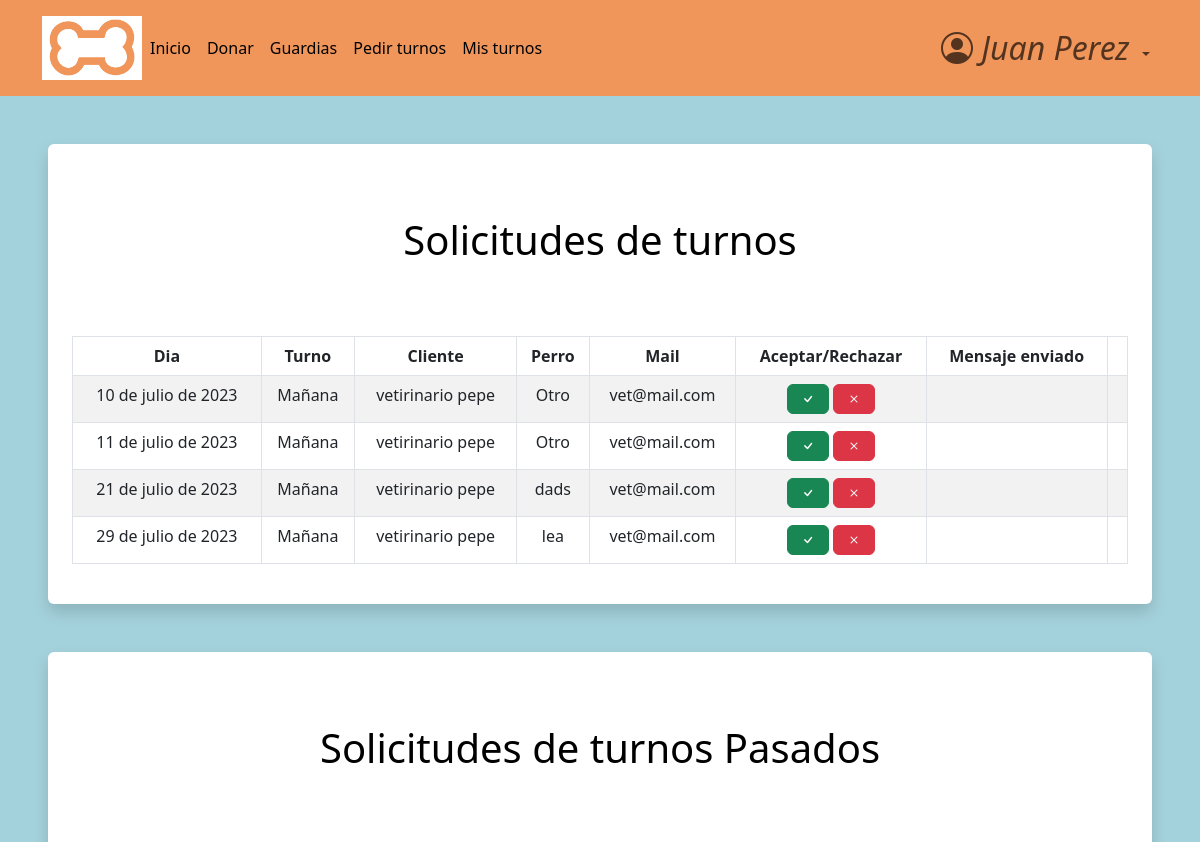
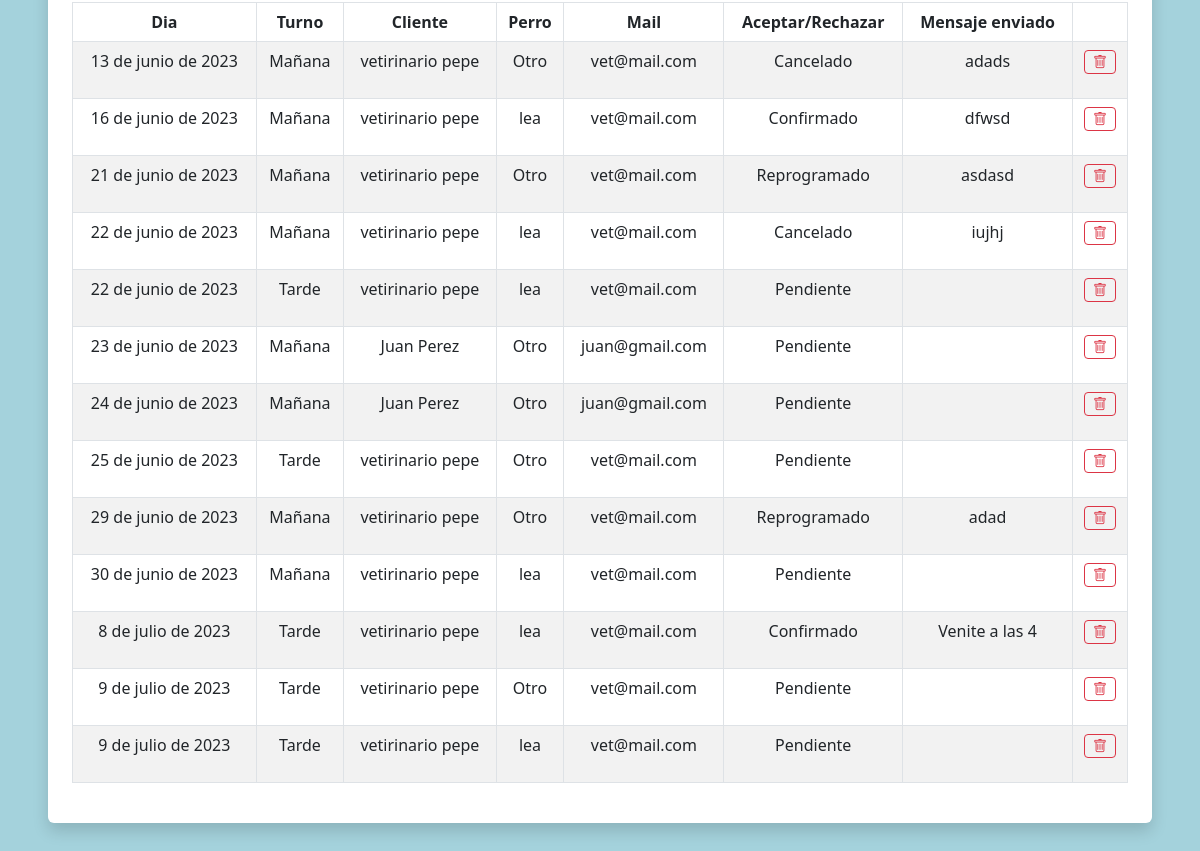
/turnos/shifts_panel/ (signed in), run on an earlier commit of the app's database (2 pictures, top to bottom).
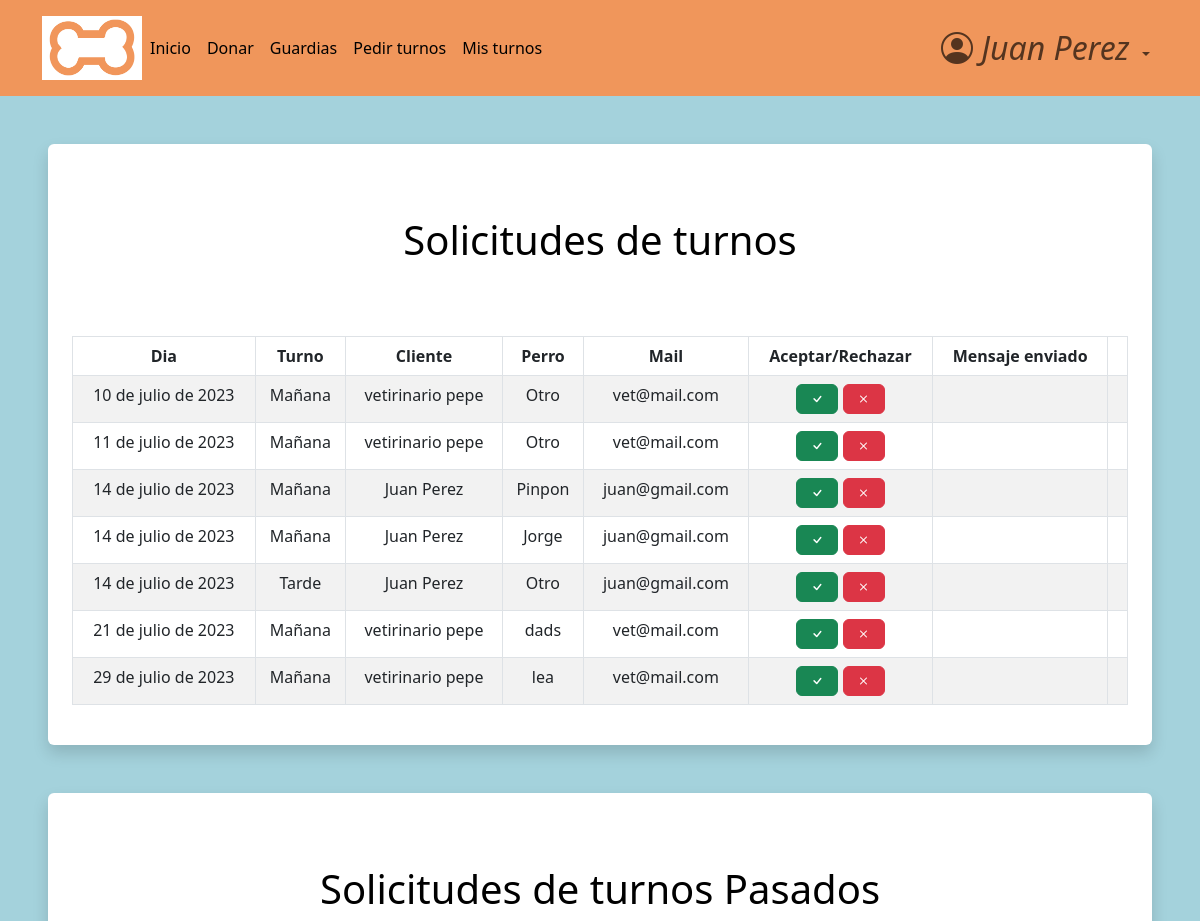
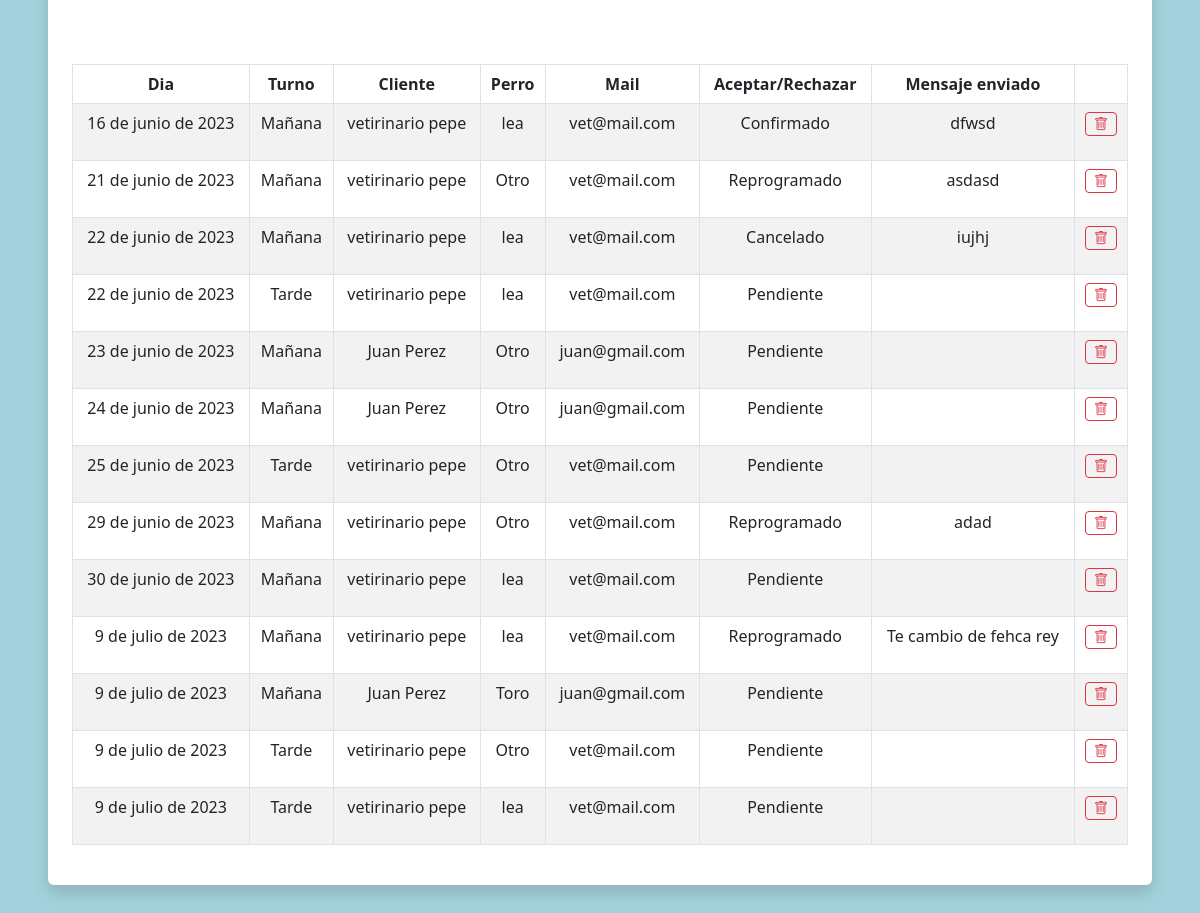
And on a later commit of the database (2 pictures, top to bottom).
### accounts/models.py (models this page shows, shortened)
class CustomUser(AbstractBaseUser, PermissionsMixin):
    email = models.EmailField(
        verbose_name="email",
        unique=True,
        max_length=40,
        error_messages={"unique":'El mail ya se encuentra registrado. Por favor ingrese otro.'}
    )
    name = models.CharField(
        max_length=30
    )
    surname = models.CharField(
        max_length=30,
        blank=True,
        null=True
    )
    address = models.CharField(
        max_length=30,
        blank=True,
        null=True
    )
    telephone = models.SlugField(
        max_length=15,
        blank=True,
        null=True,
    )
    is_active = models.BooleanField(
        default=True,
    )
    is_staff = models.BooleanField(
        default=False,
    )
    is_admin = models.BooleanField(
        default=False,
    )
    last_login = models.DateTimeField(
        verbose_name="last login",
        default=datetime.datetime.now,
    )
    is_veterinario = models.BooleanField(
        default=False,
    )
    has_discount = models.BooleanField(
        default=False,
    )
    USERNAME_FIELD = "email"    #variable por la cual se ingresa, dice username pero seria como 'campo que representa el inicio de sesion'
    REQUIRED_FIELDS = ['name',]    #no permite registros si no tiene estos campos completos
    objects = CustomUserManager()
    def __str__(self):
        return self.name + ' ' + str(self.surname or '')

### shifts/models.py (models this page shows, shortened)
class Appointment(models.Model):
    class Hour(models.TextChoices):
        mañana = "Mañana"
        tarde = "Tarde"
    user = models.ForeignKey(CustomUser, on_delete=models.CASCADE, null=True, blank=True)
    day = models.DateField(
        null=True,
        validators=[MinValueValidator(date.today, message="La fecha del turno debe ser despues de la fecha de hoy")],
    )
    time = models.CharField(max_length=10, choices=TIME_CHOICES, default="Mañana")
    description = models.CharField(max_length=200, blank=True)
    dog = models.ForeignKey(
        Dog,
        on_delete=models.CASCADE,
        null=True,
        blank=True,
    )
    status = models.CharField(max_length=50, default="Pendiente")
    mandado = models.CharField(max_length=50, default="1")

### dogs/models.py (models this page shows, shortened)
class Dog(models.Model):
    class Sex(models.TextChoices):
        macho = "Macho"
        hembra = "Hembra"
    class Breed(models.TextChoices):
        sin_raza = "Sin raza"
        coker = "Coker"
        pastor_aleman = "Pastor aleman"
        bulldog = "Bulldog"
        labrador = "Labrador"
        golden = "Golder"
        caniche = "Caniche"
        chihuahua = "Chihuahua"
        bulldog_frances = "Bulldog Frances"
        beagle = "Beagle"
        boxer = "Boxer"
        galgo = "Galgo"
        dalmata = "Dalmata"
        sharpei = "Shar pei"
    class Color(models.TextChoices):
        blanco = "Blanco"
        negro = "Negro"
        marron = "Marrón"
        blanco_y_negro = "Blanco y negro"
        otro = "Otro color"
    class Size(models.TextChoices):
        grande = "Grande"
        mediano = "Mediano"
        pequeño = "pequeño"
    name = models.CharField(
        max_length=30,
    )
    date_of_birth = models.DateField(
        null=True,
        validators=[MaxValueValidator(date.today, "La fecha de nacimiento del perro debe ser anterior a hoy")]
    )
    sex = models.CharField(
        max_length=10,
        choices=Sex.choices
    )
    breed = models.CharField(
        max_length=20,
        choices=Breed.choices
    )
    color = models.CharField(
        max_length=20,
        blank=True,
        choices=Color.choices,
        null=True,
    )
    size = models.CharField(
        max_length=10,
        null=True,
        blank=True,
        choices=Size.choices,
    )
    description = models.TextField(
        max_length=120,
        blank=True,
        null=True,
    )
    hidden = models.BooleanField(default=False)
    owner = models.ForeignKey(
        CustomUser,
        blank=True,
        on_delete=models.CASCADE,
        null=True
    )

### shifts/views.py (the view)
# urls.py: path('shifts_panel/', views.shifts_panel_view, name='shifts_panel'),
@login_required
def shifts_panel_view(request):
    today = datetime.today()
    new_date = today.replace(year=2023, month=1, day=1)
    minDate = today.strftime('%Y-%m-%d')
    minNewDate = new_date.strftime('%Y-%m-%d')
    deltatime = today + timedelta(days=360)
    deltatimeold = today - timedelta(days=1)
    strdeltatimeold = deltatimeold.strftime('%Y-%m-%d')
    strdeltatime = deltatime.strftime('%Y-%m-%d')
    maxDate = strdeltatime
    maxOldDate = strdeltatimeold
    items = Appointment.objects.filter(day__range=[minDate, maxDate]).order_by('day','time')
    items_old = Appointment.objects.filter(day__range=[minNewDate, maxOldDate]).order_by('day','time')
    if request.method == 'POST':
        description = request.POST.get('description')
        redirect('shifts_panel')
    return render(request, 'shifts_panel.html', {
        'items':items,'items_old':items_old,
    })

### shifts/templates/shifts_panel.html (shortened to what this page needs)
{% extends 'home.html' %}
{% load static %}
{% block content %}
<head>
  <link rel="stylesheet" href="https://cdnjs.cloudflare.com/ajax/libs/font-awesome/4.7.0/css/font-awesome.min.css" />
</head>
{% if user.is_authenticated %}
<div class="shadow p-4 mb-5 bg-body bg-body rounded text-black  m-5 ">
  {% if items.exists %}
  <h1 class="text-center mt-5 mb-5">Solicitudes de turnos</h1>
  <br>
  <div class="table-responsive">
    <table class="table table-bordered table-striped table-hover mx-auto">
      <thead>
        <tr>
          <th class="text-center" scope="col">Dia</th>
          <th class="text-center" scope="col">Turno</th>
          <th class="text-center" scope="col">Cliente</th>
          <th class="text-center" scope="col">Perro</th>
          <th class="text-center" scope="col">Mail</th>
          <th class="text-center" scope="col">Aceptar/Rechazar</th>
          <th class="text-center" scope="col">Mensaje enviado</th>
          <th class="text-center" scope="col"></th>
        </tr>
      </thead>
      <tbody id="myTable">
        {% for item in items %}
        <tr>
          <td class="text-center">{{item.day}}</td>
          <td class="text-center">{{item.time}}</td>
          <td class="text-center">{{item.user.name}} {{item.user.surname}}</td>
          {% if item.dog == None %}
          <td class="text-center">Otro</td>
          {% else %}
          <td class="text-center">{{item.dog.name}}</td>
          {% endif %}
          <td class="text-center">{{item.user.email}}</td>
          {% if item.status == "Pendiente" %}
          <td class="text-center">
            <a href="{% url 'send_confirmation_message' item.id  %}" class="bi bi-check btn btn-success"></a>
            <a href="{% url 'send_rejection_message' item.id %}" class="bi bi-x btn btn-danger"></a>
          </td>
          {% else %}
          <td class="text-center">{{ item.status }}</td>
          {% endif %}
          <td class="text-center">{{item.description}}</td>
          <td class="text-center">
          </td>
        </tr>
        {% endfor %}
      </tbody>
    </table>
  </div>
  {% else %}
  <h4 class="text-center">No hay turnos pendientes</h1>
    {% endif %}
</div>
<div class="shadow p-4 mb-5 bg-body bg-body rounded text-black  m-5 ">
  {% if items_old.exists %}
  <h1 class="text-center mt-5 mb-5">Solicitudes de turnos Pasados </h1>
  <br>
  <div class="table-responsive">
    <table class="table table-bordered table-striped table-hover mx-auto">
      <thead>
        <tr>
          <th class="text-center" scope="col">Dia</th>
          <th class="text-center" scope="col">Turno</th>
          <th class="text-center" scope="col">Cliente</th>
          <th class="text-center" scope="col">Perro</th>
          <th class="text-center" scope="col">Mail</th>
          <th class="text-center" scope="col">Aceptar/Rechazar</th>
          <th class="text-center" scope="col">Mensaje enviado</th>
          <th class="text-center" scope="col"></th>
        </tr>
      </thead>
      <tbody id="myTable">
        {% for item in items_old %}
        <tr>
          <td class="text-center">{{item.day}}</td>
          <td class="text-center">{{item.time}}</td>
          <td class="text-center">{{item.user.name}} {{item.user.surname}}</td>
          {% if item.dog == None %}
          <td class="text-center">Otro</td>
          {% else %}
          <td class="text-center">{{item.dog.name}}</td>
          {% endif %}
          <td class="text-center">{{item.user.email}}</td>
          <td class="text-center">{{ item.status }}</td>
          <td class="text-center">{{item.description}}</td>
          <td class="text-center">
            <form method="POST" action="{% url 'shift_delete' item.id %}">
              <button type="submit" class="bi bi-trash red-color btn btn-outline-danger btn-sm show_confirm_delete" data-toggle="tooltip" title='Borrar'></button>
          </form>
          </td>
        </tr>
        {% endfor %}
      </tbody>
    </table>
  </div>
  {% else %}
  <h4 class="text-center">No hay turnos pendientes</h1>
    {% endif %}
</div>
{% else %}
<div class="shadow p-4 mb-5 bg-body bg-body rounded text-black  m-5">
  <h1 class="p-2  me-3">Primero debes iniciar sesión!</h1>
  <a href="{% url 'login' %}" class="btn btn-primary text-white">Iniciar sesión</a>
</div>
{% endif %}
{% endblock %}

### pages/templates/home.html (shortened to what this page needs)
{% extends 'base.html' %}
{%load static %}

### pages/templates/base.html (shortened to what this page needs)
<!DOCTYPE html>
<html>
{% load static %}
<head>
    {% block css %}
        <link rel="stylesheet" href="https://cdn.jsdelivr.net/npm/bootstrap-icons@1.10.5/font/bootstrap-icons.css">
    <link href="https://cdn.jsdelivr.net/npm/bootstrap@5.3.0-alpha3/dist/css/bootstrap.min.css" rel="stylesheet">
    <link rel="stylesheet" href="{% static 'css/styles.css' %}">
    {% endblock css %}
</head>
<body>
    <header>
            <nav class="navbar navbar-expand-lg header-ar">
                <div class="container">
                    <img src="{% static 'media/Logo2.png' %}" width="100" height="64" alt="Descripción de la imagen" >
                    <div class="collapse navbar-collapse show " id="navbarBasic">
                        <ul class="navbar-nav me-auto mb-2 mb-lg-0">
                            <li class="nav-item">
                                <a class="nav-link active" aria-current="page" href="{% url 'home' %}">Inicio</a>
                            </li>
                            <li class="nav-item">
                                <a class="nav-link active" aria-current="page" href="{% url 'campaigns' %}">Donar</a>
                            </li>
                            <li class="nav-item">
                                <a class="nav-link active" aria-current="page" href="{% url 'guards_calendar'  %}">Guardias</a>
                            </li>
                            {% if user.is_authenticated %}
                                {% if user.is_veterinario %}
                                    <li class="nav-item">
                                        <a class="nav-link active" aria-current="page" href="{% url 'list_users' %}">Lista de Clientes</a>
                                    </li>
                                    <li class="nav-item">
                                        <a class="nav-link active" aria-current="page" href="{% url 'client_registration' %}">Registrar cliente</a>
                                    </li>
                                    <li class="nav-item">
                                        <a class="nav-link active" aria-current="page" href="{% url 'shifts_panel'  %}">Turnos</a>
                                    </li>
                                    <ul>
                                        <form class="d-flex" method=POST action="{% url 'search_user' %}">
                                            {% csrf_token %}
                                            <input type="search" class="form-control me-2" placeholder="Buscar Cliente" aria-label="Search" name="buscado">
                                            <button class="btn btn-outline-secondary" type="submit">Buscar</button>
                                        </form>
                                    </ul>
                                {% else %}
                                    <li class="nav-item">
                                        <a class="nav-link active" aria-current="page" href="{% url 'calendar' user.id %}">Pedir turnos</a>
                                    </li>
                                    <li class="nav-item">
                                        <a class="nav-link active" aria-current="page" href="{% url 'shifts_panel_user' user.id  %}">Mis turnos</a>
                                    </li>
                                {% endif %}
                                </ul>
                                    <ul class="navbar-nav mb-2 mb-lg-0 ">
                                        <li class="nav-item dropdown">
                                            <a class="nav-link dropdown-toggle icono-user" role="button" data-bs-toggle="dropdown" aria-expanded="False">
                                                {% if user.is_veterinario %}
                                                    <i class="bi bi-person-circle">
                                                        Veterinario
                                                    </i>
                                                {% else %}
                                                    <i class="bi bi-person-circle">
                                                        {{ user }}
                                                    </i>
                                                {% endif %}
                                            </a>
                                        </li>
                                    </ul>
                            {% endif %}
                </div>
            </div>
        </nav>
    </header>
{% block content %}
{% endblock content %}
</body>
</html>

### pages/static/css/styles.css (style rules this page uses)
html { box-sizing: border-box; font-size: 16px; scroll-behavior: smooth; }
body { margin: 0; padding: 0; overflow-x: hidden; background-color: #a4d2dc; }
a { text-decoration: none; }
.icono-user i { font-size: 2rem; }
.header-ar { background-color: #f0965b; padding: 1rem; }

What changed in the data, as far as the page shows it:
removed Appointment: day "13 de junio de 2023", time "Mañana", user.name "vetirinario", user.surname "pepe", shows "Otro", user.email "vet@mail.com", status "Cancelado", description "adads", shown under "Solicitudes de turnos Pasados"
added Appointment: day "14 de julio de 2023", time "Mañana", user.name "Juan", user.surname "Perez", dog.name "Pinpon", user.email "juan@gmail.com", status "Pendiente" (drawn), shown under "Solicitudes de turnos"
added Appointment: day "14 de julio de 2023", time "Mañana", user.name "Juan", user.surname "Perez", dog.name "Jorge", user.email "juan@gmail.com", status "Pendiente" (drawn), shown under "Solicitudes de turnos"
added Appointment: day "14 de julio de 2023", time "Tarde", user.name "Juan", user.surname "Perez", shows "Otro", user.email "juan@gmail.com", status "Pendiente" (drawn), shown under "Solicitudes de turnos"
changed Appointment: day "8 de julio de 2023" → "9 de julio de 2023"; time "Tarde" → "Mañana"; status "Confirmado" → "Reprogramado"; description "Venite a las 4" → "Te cambio de fehca rey"
added Appointment: day "9 de julio de 2023", time "Mañana", user.name "Juan", user.surname "Perez", dog.name "Toro", user.email "juan@gmail.com", status "Pendiente", shown under "Solicitudes de turnos Pasados"
